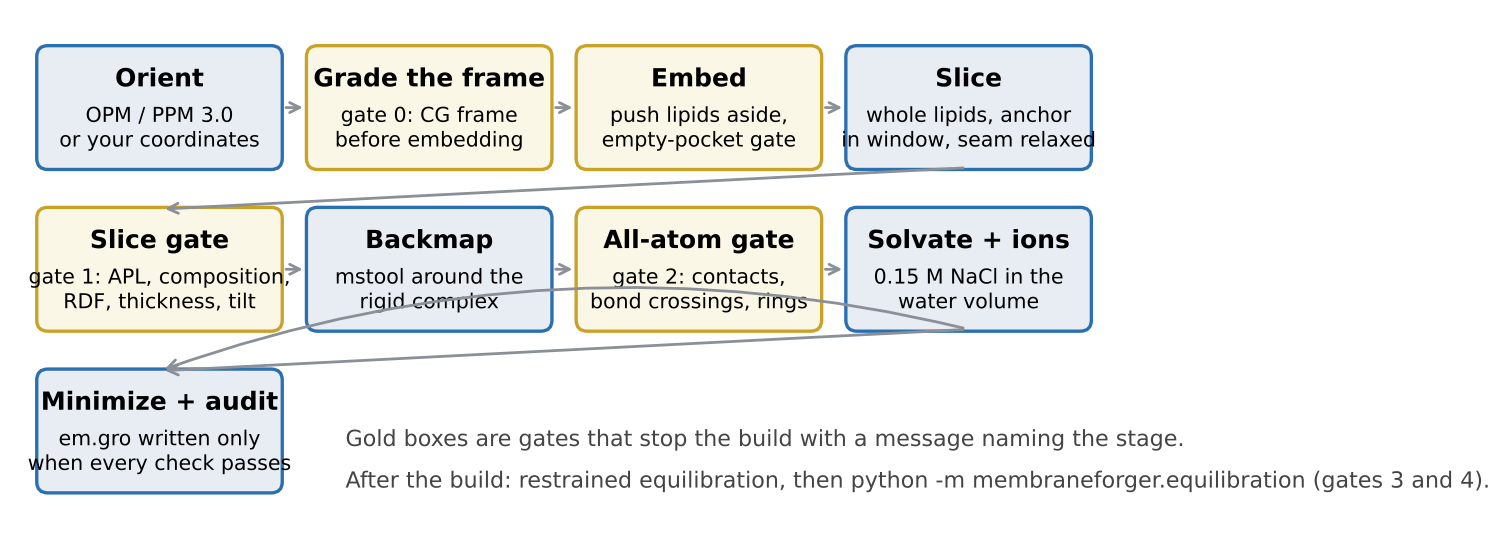
#> input picture paper/workflow.png, 1510 x 548 px, given in place of paper, which was not available
$ python make_dark_renders.py ../../paper
#> lines starting #> are read from the running program, lines starting #| are printed output that depends on the picture; after the words box and inside, x2 and y2 are one past the last pixel; in counts of white or black regions, pixels touching at a corner belong together
#!/usr/bin/env python
"""Make dark-mode copies of the docs renders by replacing their white background.

    python membraneforger/examples/make_dark_renders.py IMAGE [IMAGE ...] [--bg 1e2129] [--min-area 25] [--outside-only]

Each IMAGE.jpg is written as IMAGE_dark.jpg. White areas larger than --min-area pixels (the background and the
gaps between helices) become the background colour; small white areas are specular highlights on the molecules
and stay. A 1-pixel band around the molecules is un-mixed from white (colour to alpha), so edges keep their
anti-aliasing without a white fringe. --outside-only replaces only the white that touches the image border; use it
for a render with a see-through water box, where the white gaps between lipids belong to the box. The default colour
is the docs site's dark-mode page background.
"""
import argparse
from pathlib import Path

import numpy as np
from PIL import Image
from scipy import ndimage


def darken(path, bg, min_area=25, white=246, band_px=1, outside_only=False):
#> called with bg = (30, 33, 41), min_area = 25, white = 246, band_px = 1, outside_only = False
    rgb = np.asarray(Image.open(path).convert("RGB")).astype(float)
    near_white = rgb.min(axis=2) >= white
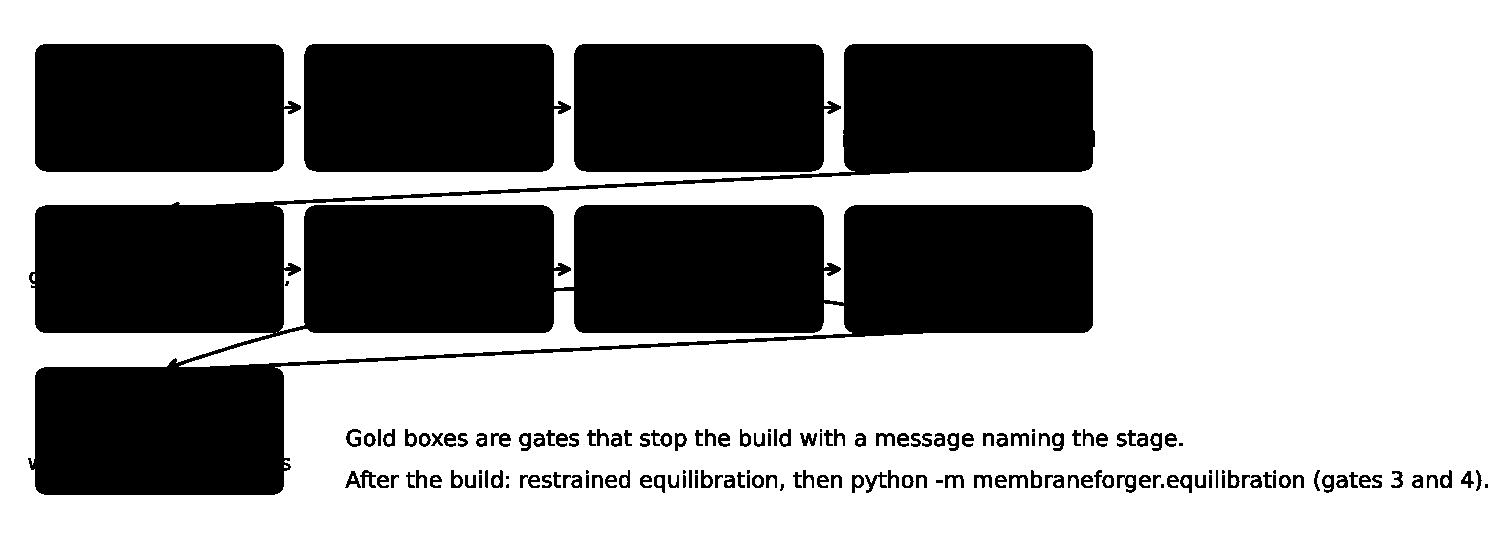
#> near_white: shape (548, 1510) bool; 63.1% white; 164 black regions (18 under 20 px), largest, box (x1, y1, x2, y2) and area: (28, 44, 1095, 495) 196800, (304, 44, 571, 172) 31986, (574, 44, 841, 172) 31984
    labels, n = ndimage.label(near_white)
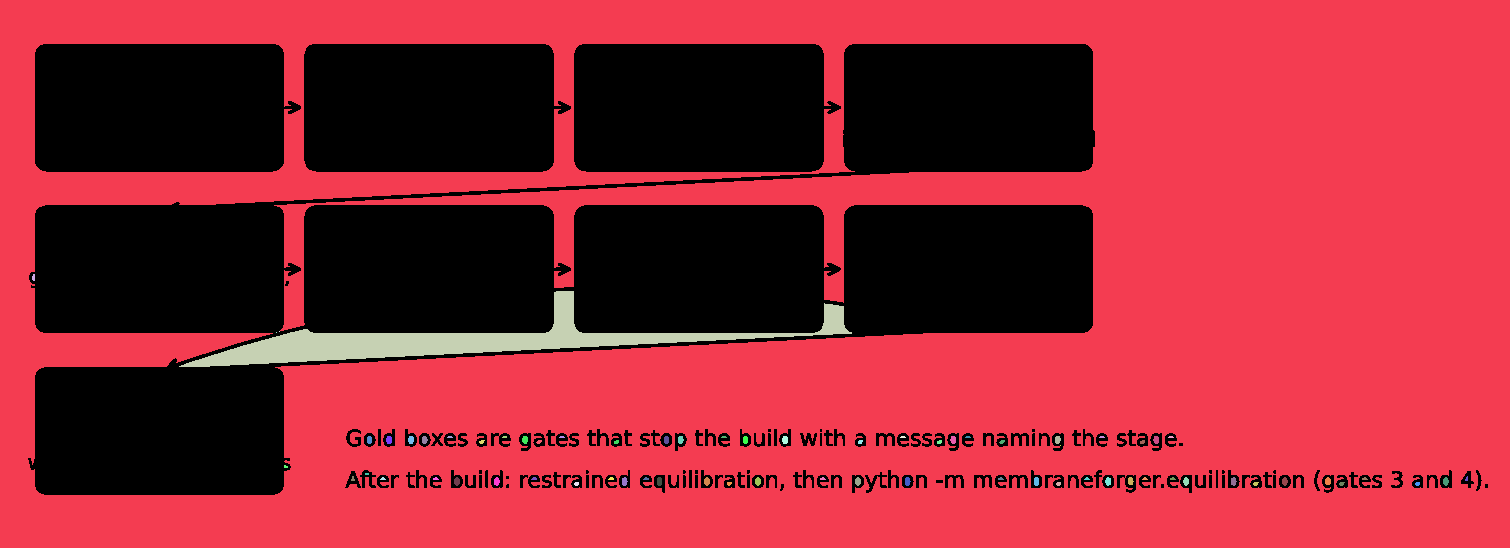
#> labels: shape (548, 1510) int32; 71 distinct labels, from 0 to 70; one colour per label, 0 black
#> n = 70
    sizes = ndimage.sum(near_white, labels, index=np.arange(1, n + 1))
#> sizes = 70 values, max 508506 at index 0, min 1 at index 3, mean 7456.3
    large = np.zeros(n + 1, bool)
    large[1:] = sizes >= min_area
    if outside_only:
        large[:] = False
        large[np.unique(np.r_[labels[0], labels[-1], labels[:, 0], labels[:, -1]])] = True
        large[0] = False
    background = large[labels]
#> background: shape (548, 1510) bool; 63% white; 164 black regions (18 under 20 px), largest, box (x1, y1, x2, y2) and area: (28, 44, 1095, 495) 196830, (304, 44, 571, 172) 31986, (574, 44, 841, 172) 31984
    band = ndimage.binary_dilation(background, iterations=band_px) & ~background
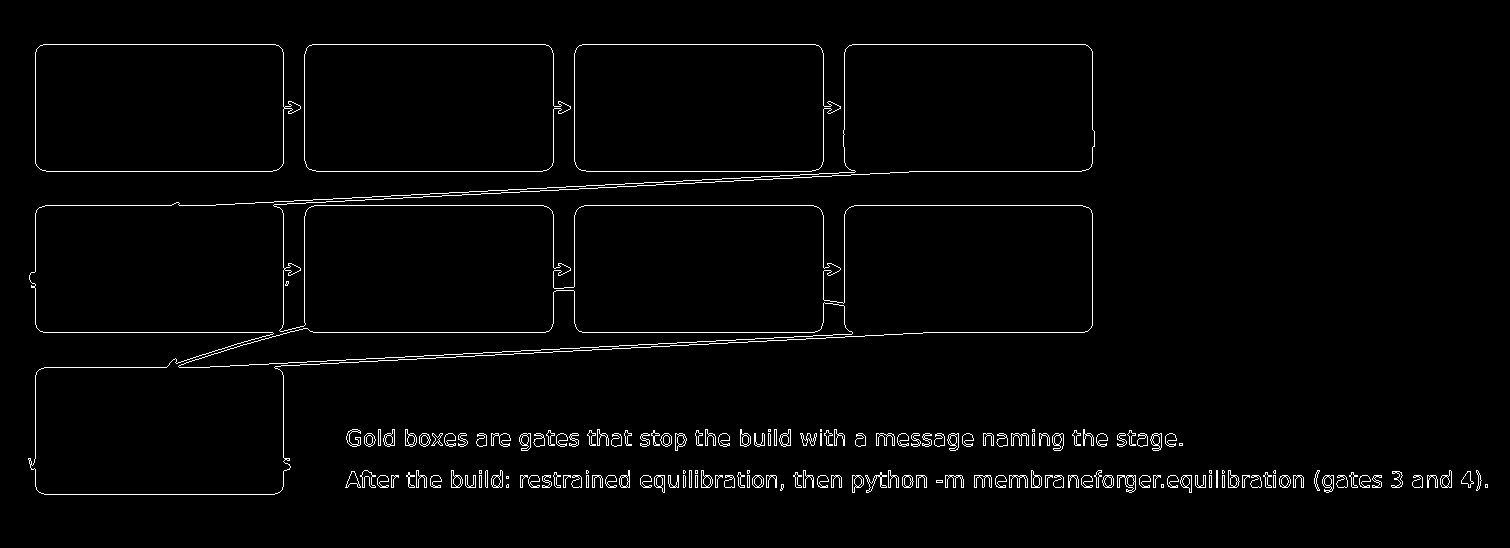
#> band: shape (548, 1510) bool; 2.1% white in thin lines or dots, all inside (x1, y1, x2, y2) = (28, 44, 1488, 495)
    alpha = np.ones(rgb.shape[:2])
    alpha[background] = 0
    alpha[band] = ((255 - rgb[band]) / 255).max(axis=1).clip(0, 1)
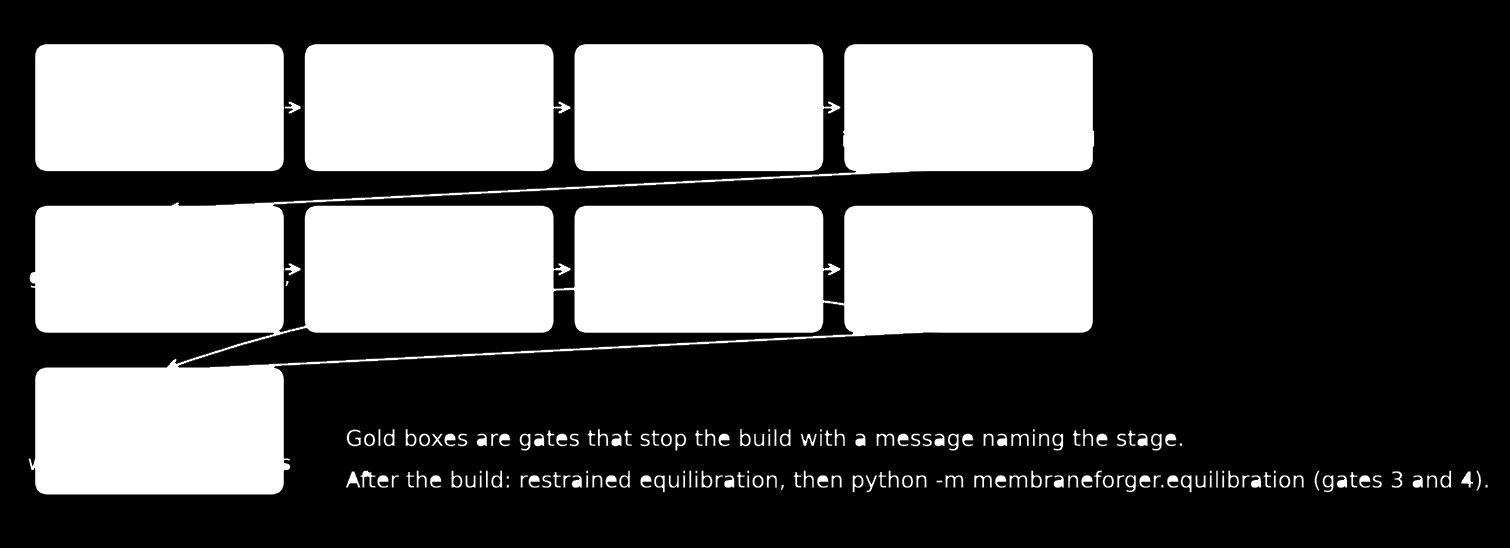
#> alpha: shape (548, 1510) float64; min 0, max 1, mean 0.357
    colour = rgb.copy()
    a = alpha[band][:, None]
#> a = 17599 values, max 1 at index 5904, min 0.0392 at index 1528, mean 0.406
    colour[band] = np.where(a > 0, (rgb[band] - 255 * (1 - a)) / np.where(a > 0, a, 1), 0).clip(0, 255)
    out = colour * alpha[..., None] + np.asarray(bg, float) * (1 - alpha[..., None])
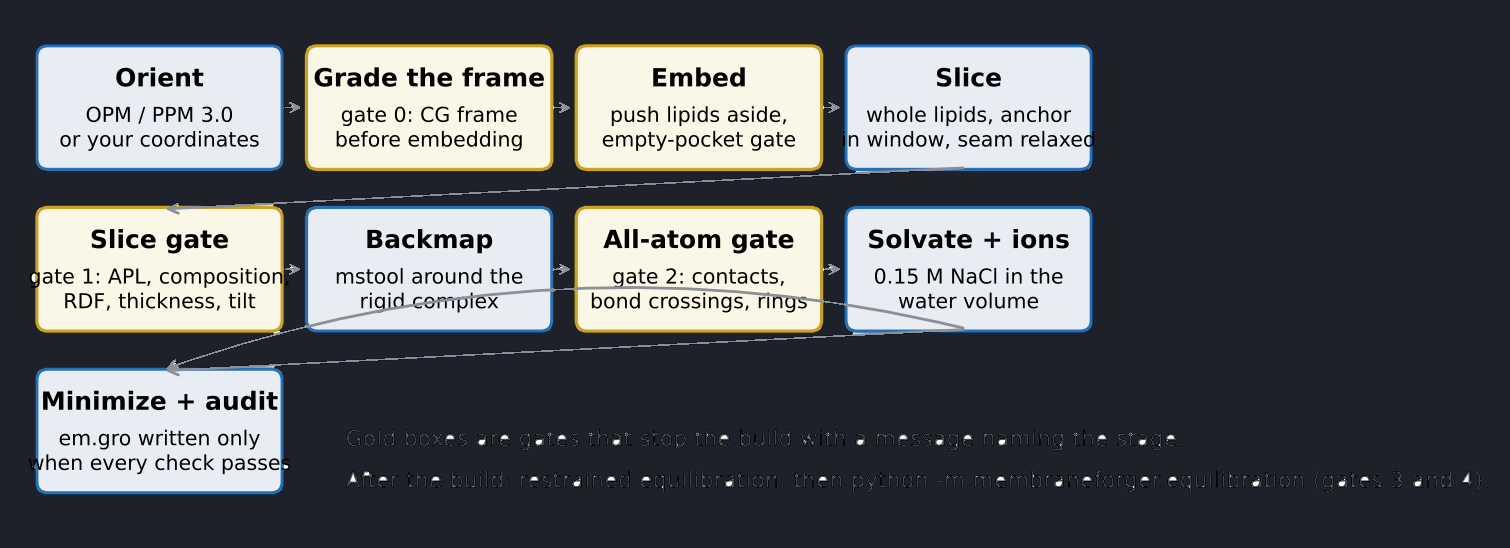
#> out: shape (548, 1510, 3) float64; mean R, G, B 92, 94.7, 98.4
    return Image.fromarray(out.clip(0, 255).astype(np.uint8))


def main():
    parser = argparse.ArgumentParser(description=__doc__, formatter_class=argparse.RawDescriptionHelpFormatter)
    parser.add_argument("images", nargs="+", type=Path)
    parser.add_argument("--bg", default="1e2129", help="background colour as hex (default: the site's dark page colour)")
    parser.add_argument("--min-area", type=int, default=25, help="white areas at least this many pixels are background")
    parser.add_argument("--outside-only", action="store_true", help="replace only the white that touches the image border")
    parser.add_argument("--quality", type=int, default=85)
    args = parser.parse_args()
    bg = tuple(int(args.bg.lstrip("#")[i:i + 2], 16) for i in (0, 2, 4))
    for path in args.images:
        target = path.with_name(f"{path.stem}_dark.jpg")
        darken(path, bg, args.min_area, outside_only=args.outside_only).save(target, quality=args.quality, optimize=True)
        print("wrote", target)


if __name__ == "__main__":
    main()
